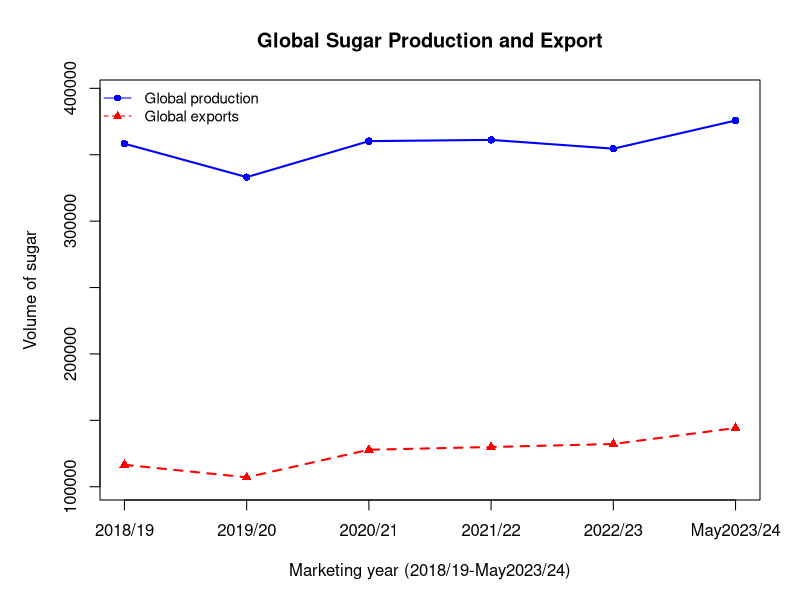
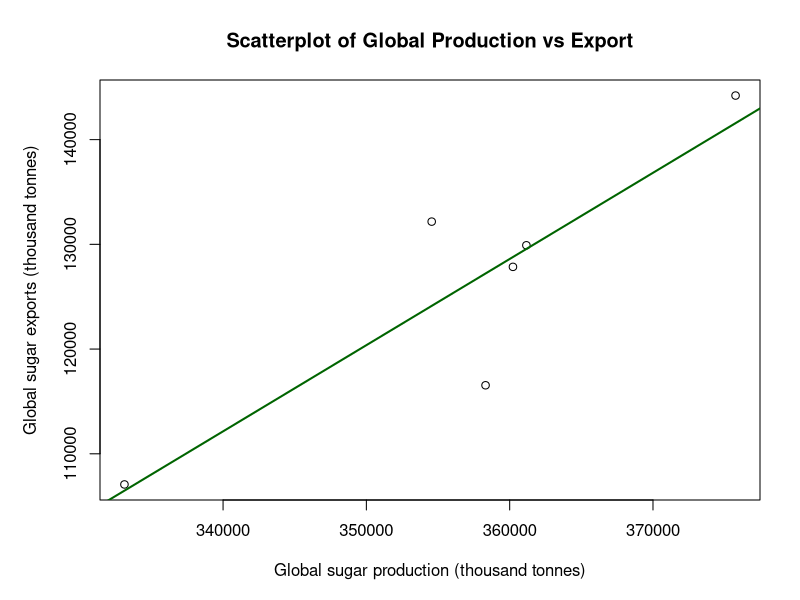

R code for these plots, in order:
## Loading required library
library(tidyverse)

##importing data
df_raw <- read_csv("combined_df .csv")
names(df_raw)
summary(df_raw)
head(df_raw)

## Cleaning and numeric conversion
year_cols <- c("2018/19", "2019/20", "2020/21",
              "2021/22", "2022/23", "May2023/24")
df_clean <- df_raw |>
                mutate(
                  across(
                    all_of(year_cols),
                    ~ as.numeric(gsub(",", "", .x))
                  )
                )       
summary(df_clean[, year_cols])

##filter to production and import only
df_pe <- df_clean |>
  filter(Action %in% c("production", "export"))
##building global total per year
df_long <- df_pe |>
  pivot_longer(
    cols      = all_of(year_cols),
    names_to  = "Year",
    values_to = "Volume"
  )
##aggregate to global totals by Action and Years
df_global <- df_long |>
  group_by(Action, Year) |>
  summarise(
    TotalVolume = sum(Volume, na.rm = TRUE),
    .groups     = "drop"
  )
## one row per Year, columns for production and export
df_research <- df_global |>
  pivot_wider(
    names_from  = Action,
    values_from = TotalVolume
  ) |>
##ordering years correctly
 mutate(
    Year = factor(Year, levels = year_cols)
  )
## Inspecting final research sub‑dataset
df_research
summary(df_research)
## visualization
##Time‑series line plot for production and export
year_labels <- df_research$Year
x <- seq_along(year_labels)
y_min <- min(df_research$production, df_research$export, na.rm = TRUE) * 0.95
y_max <- max(df_research$production, df_research$export, na.rm = TRUE) * 1.05

par(mar = c(5, 5, 4, 2)) 
plot(x, df_research$production,
     type = "n",
     xaxt = "n",
     ylim = c(y_min, y_max),
     xlab = "Marketing year (2018/19-May2023/24)",
     ylab = "Volume of sugar",
     main = "Global Sugar Production and Export")

axis(1, at = x, labels = year_labels)

lines(x, df_research$production,
      type = "o",
      col  = "blue",
      lwd  = 2,
      pch  = 16)

lines(x, df_research$export,
      type = "o",
      col  = "red",
      lwd  = 2,
      lty  = 2,
      pch  = 17)

legend("topleft",
       legend = c("Global production", "Global exports"),
       col    = c("blue", "red"),
       lty    = c(1, 2),
       pch    = c(16, 17),
       bty    = "n",
       cex    = 0.9)
## Scatterplot of production vs export.
plot(df_research$production, df_research$export,
     xlab = "Global sugar production (thousand tonnes)",
     ylab = "Global sugar exports (thousand tonnes)",
     main = "Scatterplot of Global Production vs Export")
abline(lm(export ~ production, data = df_research),
       col = "darkgreen", lwd = 2)


         
         
